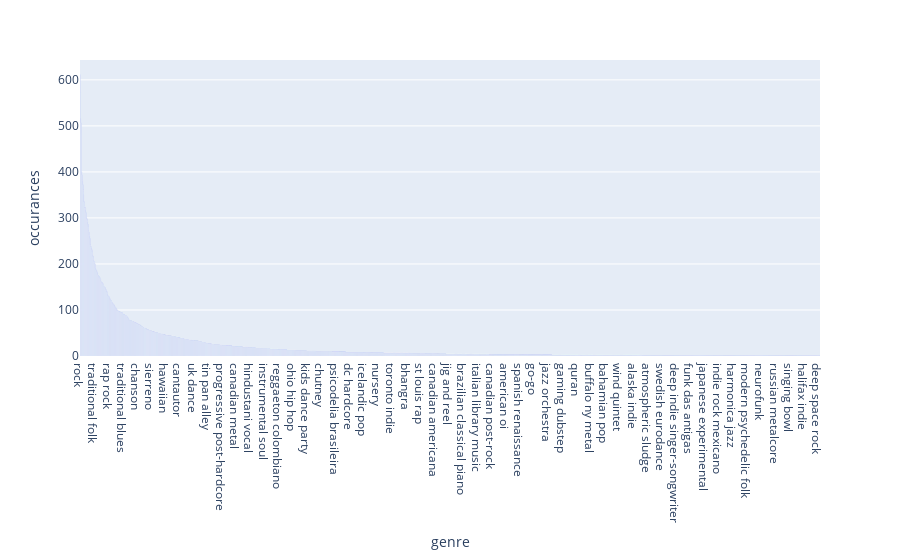

The notebook cell this image was saved under:
### Code cell
import plotly.express as px

fig = px.bar(frequency, x='genre', y='occurances')
fig.show()

### Figure 1 — Plotly figure (JSON) as saved in the notebook; plotly's stock layout.template omitted (floating-point values rounded to 4 significant figures; data arrays with more than 128 entries replaced by an {"elided": "..."} marker saying what was removed)
{"data": [{"alignmentgroup": "True", "hovertemplate": "genre=%{x}<br>occurances=%{y}<extra></extra>", "legendgroup": "", "marker": {"color": "#636efa"}, "name": "", "offsetgroup": "", "orientation": "v", "showlegend": false, "textposition": "auto", "type": "bar", "x": {"elided": "2972 str values"}, "xaxis": "x", "y": {"elided": "2972 int values"}, "yaxis": "y"}], "layout": {"barmode": "relative", "legend": {"tracegroupgap": 0}, "margin": {"t": 60}, "xaxis": {"anchor": "y", "domain": [0, 1], "title": {"text": "genre"}}, "yaxis": {"anchor": "x", "domain": [0, 1], "title": {"text": "occurances"}}}}
